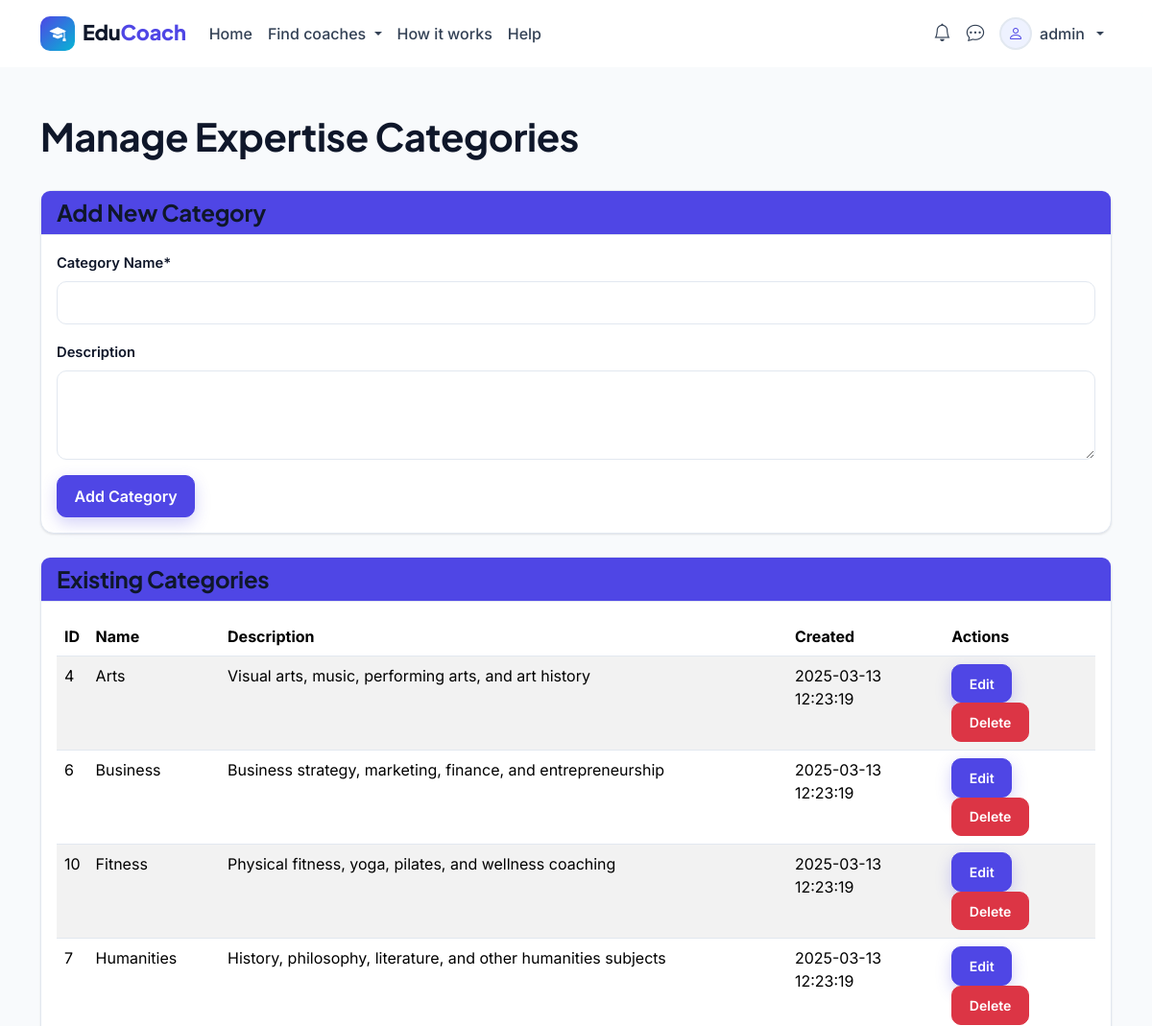
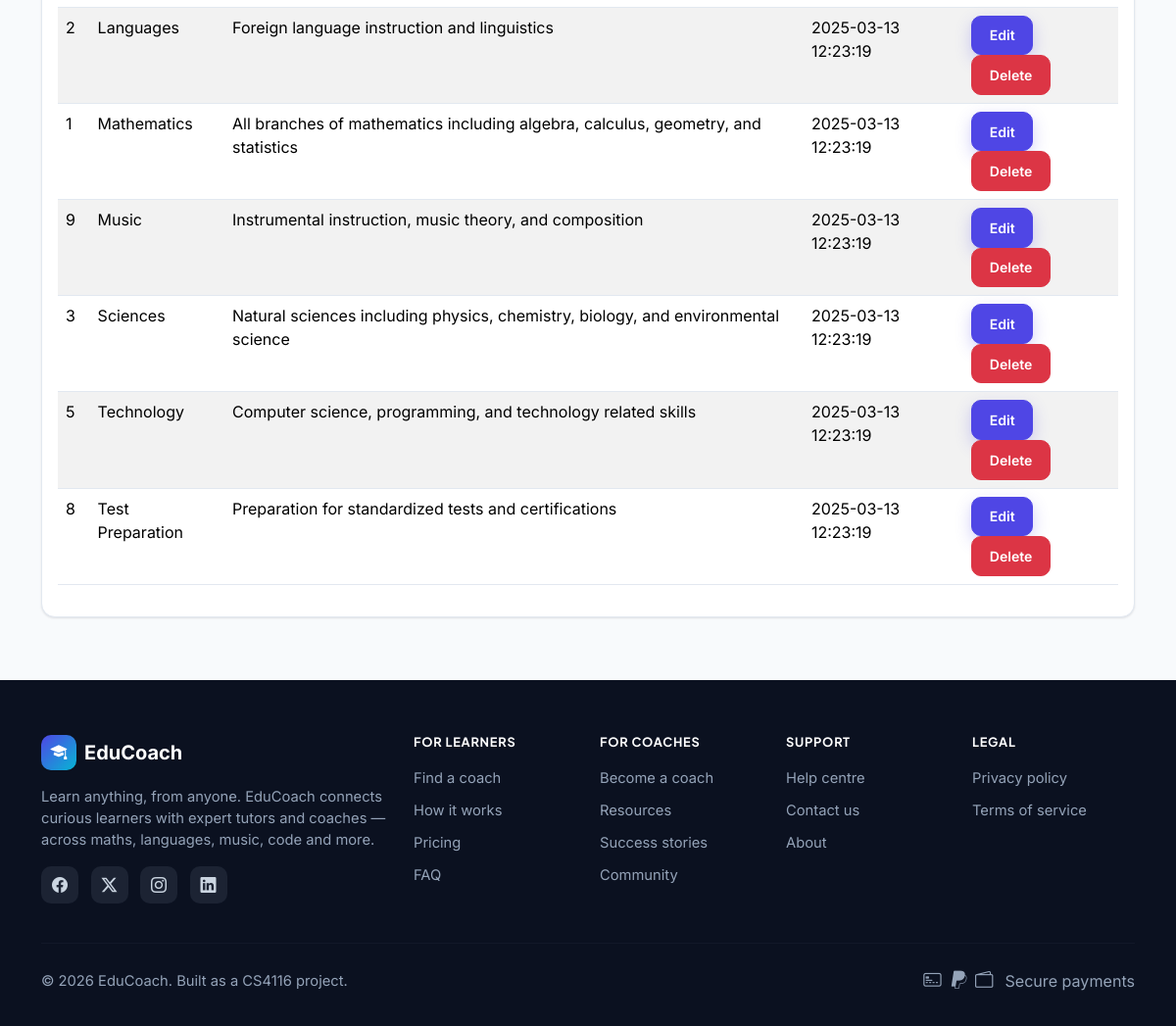
The page /pages/manage-categories.php (signed in) on the database its author committed (2 pictures, top to bottom).
### tables this page shows
CREATE TABLE IF NOT EXISTS Expertise_Categories (
    category_id INT PRIMARY KEY AUTO_INCREMENT,
    category_name VARCHAR(100) NOT NULL,
    description TEXT,
    created_at TIMESTAMP DEFAULT CURRENT_TIMESTAMP
);

### pages/manage-categories.php (the view, shortened to what this page needs)
<?php
require_once __DIR__ . '/../includes/db_connection.php';
$category_to_edit = null;
try {
    $stmt = $pdo->prepare("SELECT * FROM Expertise_Categories ORDER BY category_name");
    $stmt->execute();
    $categories = $stmt->fetchAll(PDO::FETCH_ASSOC);
} catch (PDOException $e) {
    $error_message = "Database error: " . $e->getMessage();
    $categories = [];
}
include __DIR__ . '/../includes/header.php';
?>
<div class="container mt-5">
    <div class="row">
        <div class="col-md-12">
            <div class="d-flex justify-content-between align-items-center mb-4">
                <h1><?= $category_to_edit ? 'Edit Category' : 'Manage Expertise Categories' ?></h1>
            </div>
            <div class="card mb-4">
                <div class="card-header bg-primary text-white">
                    <h4 class="mb-0"><?= $category_to_edit ? 'Edit Category' : 'Add New Category' ?></h4>
                </div>
                <div class="card-body">
                    <form method="post" action="manage-categories.php">
                        <div class="mb-3">
                            <label for="category_name" class="form-label">Category Name*</label>
                            <input type="text" class="form-control" id="category_name" name="category_name" required
                                   value="<?= $category_to_edit ? htmlspecialchars($category_to_edit['category_name']) : '' ?>">
                        </div>
                        <div class="mb-3">
                            <label for="description" class="form-label">Description</label>
                            <textarea class="form-control" id="description" name="description" rows="3"><?= $category_to_edit ? htmlspecialchars($category_to_edit['description']) : '' ?></textarea>
                        </div>
                        <button type="submit" class="btn btn-primary">
                            <?= $category_to_edit ? 'Update Category' : 'Add Category' ?>
                        </button>
                    </form>
                </div>
            </div>
            <?php if (!$category_to_edit): ?>
                <div class="card">
                    <div class="card-header bg-primary text-white">
                        <h4 class="mb-0">Existing Categories</h4>
                    </div>
                    <div class="card-body">
                        <?php if (empty($categories)): ?>
                            <p class="text-muted">No categories found.</p>
                        <?php else: ?>
                            <div class="table-responsive">
                                <table class="table table-striped">
                                    <thead>
                                        <tr>
                                            <th>ID</th>
                                            <th>Name</th>
                                            <th>Description</th>
                                            <th>Created</th>
                                            <th>Actions</th>
                                        </tr>
                                    </thead>
                                    <tbody>
                                        <?php foreach ($categories as $category): ?>
                                            <tr>
                                                <td><?= $category['category_id'] ?></td>
                                                <td><?= htmlspecialchars($category['category_name']) ?></td>
                                                <td><?= htmlspecialchars($category['description'] ?? '') ?></td>
                                                <td><?= $category['created_at'] ?></td>
                                                <td>
                                                    <a href="manage-categories.php?edit=<?= $category['category_id'] ?>" class="btn btn-sm btn-primary">Edit</a>
                                                    <a href="manage-categories.php?delete=<?= $category['category_id'] ?>" class="btn btn-sm btn-danger"
                                                       onclick="return confirm('Are you sure you want to delete this category?')">Delete</a>
                                                </td>
                                            </tr>
                                        <?php endforeach; ?>
                                    </tbody>
                                </table>
                            </div>
                        <?php endif; ?>
                    </div>
                </div>
            <?php endif; ?>
        </div>
    </div>
</div>
<?php include __DIR__ . '/../includes/footer.php'; ?>

### assets/css/styles.css (style rules this page uses)
:root { --ec-primary: #4f46e5; --ec-primary-dark: #4338ca; --ec-primary-darker: #3730a3; --ec-primary-soft: #eef2ff; --ec-accent: #06b6d4; --ec-ink: #0f172a; --ec-body: #334155; --ec-muted: #64748b; --ec-line: #e2e8f0; --ec-surface: #ffffff; --ec-canvas: #f8fafc; --ec-radius: 14px; --ec-radius-sm: 10px; --ec-radius-lg: 22px; --ec-shadow-sm: 0 1px 2px rgba(15, 23, 42, .06), 0 1px 3px rgba(15, 23, 42, .05); --ec-shadow: 0 4px 12px rgba(15, 23, 42, .08); --ec-shadow-lg: 0 18px 40px rgba(15, 23, 42, .12); --bs-primary: var(--ec-primary); --bs-primary-rgb: 79, 70, 229; --bs-link-color: var(--ec-primary); --bs-link-color-rgb: 79, 70, 229; --bs-link-hover-color: var(--ec-primary-dark); --bs-body-color: var(--ec-body); --bs-body-font-family: 'Inter', system-ui, -apple-system, 'Segoe UI', Roboto, sans-serif; --bs-border-color: var(--ec-line); --bs-border-radius: var(--ec-radius-sm); }
body { font-family: var(--bs-body-font-family); color: var(--ec-body); background-color: var(--ec-canvas); -webkit-font-smoothing: antialiased; }
h1, h2, h3, h4, h5, h6, .navbar-brand, .display-1, .display-2, .display-3, .display-4, .display-5, .display-6 { font-family: 'Plus Jakarta Sans', system-ui, sans-serif; font-weight: 700; color: var(--ec-ink); letter-spacing: -0.01em; }
a { text-decoration: none; }
.bg-primary { background-color: var(--ec-primary) !important; }
.btn { --bs-btn-font-weight: 600; --bs-btn-padding-y: .55rem; --bs-btn-padding-x: 1.1rem; --bs-btn-border-radius: var(--ec-radius-sm); transition: transform .12s ease, box-shadow .15s ease, background-color .15s ease; }
.btn-primary { --bs-btn-bg: var(--ec-primary); --bs-btn-border-color: var(--ec-primary); --bs-btn-hover-bg: var(--ec-primary-dark); --bs-btn-hover-border-color: var(--ec-primary-dark); --bs-btn-active-bg: var(--ec-primary-darker); --bs-btn-active-border-color: var(--ec-primary-darker); --bs-btn-disabled-bg: var(--ec-primary); --bs-btn-disabled-border-color: var(--ec-primary); box-shadow: 0 6px 16px rgba(79, 70, 229, .25); }
.card { --bs-card-border-color: var(--ec-line); --bs-card-border-radius: var(--ec-radius); --bs-card-bg: var(--ec-surface); box-shadow: var(--ec-shadow-sm); }
.form-control, .form-select { border-radius: var(--ec-radius-sm); border-color: var(--ec-line); padding: .6rem .85rem; }
.form-label { font-weight: 600; color: var(--ec-ink); font-size: .92rem; }

### rows shown on the page
expertise_categories: category_id "4", category_name "Arts", description "Visual arts, music, performing arts, and art history", created_at "2025-03-13 12:23:19"
expertise_categories: category_id "6", category_name "Business", description "Business strategy, marketing, finance, and entrepreneurship", created_at "2025-03-13 12:23:19"
expertise_categories: category_id "10", category_name "Fitness", description "Physical fitness, yoga, pilates, and wellness coaching", created_at "2025-03-13 12:23:19"
expertise_categories: category_id "7", category_name "Humanities", description "History, philosophy, literature, and other humanities subjects", created_at "2025-03-13 12:23:19"
expertise_categories: category_id "2", category_name "Languages", description "Foreign language instruction and linguistics", created_at "2025-03-13 12:23:19"
expertise_categories: category_id "1", category_name "Mathematics", description "All branches of mathematics including algebra, calculus, geometry, and statistics", created_at "2025-03-13 12:23:19"
expertise_categories: category_id "9", category_name "Music", description "Instrumental instruction, music theory, and composition", created_at "2025-03-13 12:23:19"
expertise_categories: category_id "3", category_name "Sciences", description "Natural sciences including physics, chemistry, biology, and environmental science", created_at "2025-03-13 12:23:19"
expertise_categories: category_id "5", category_name "Technology", description "Computer science, programming, and technology related skills", created_at "2025-03-13 12:23:19"
expertise_categories: category_id "8", category_name "Test Preparation", description "Preparation for standardized tests and certifications", created_at "2025-03-13 12:23:19"

### other values the page prints
$_SESSION['username'] "admin"
